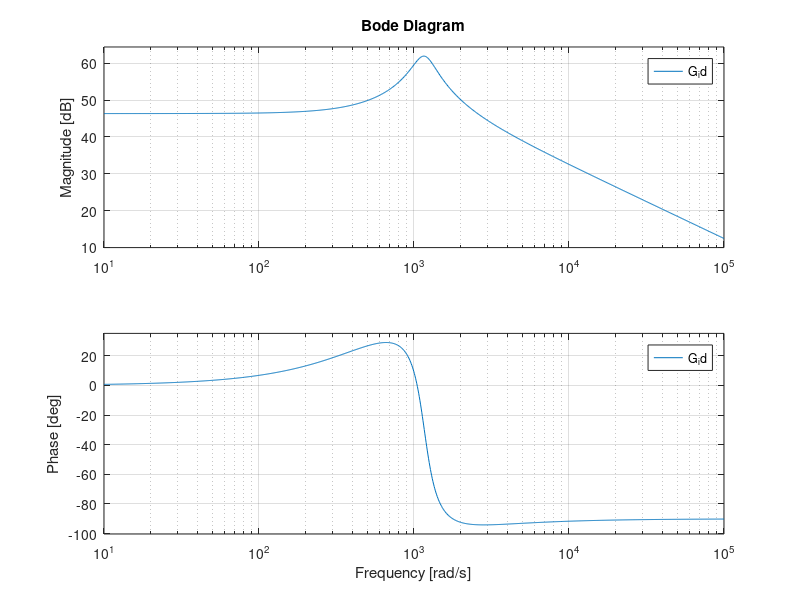
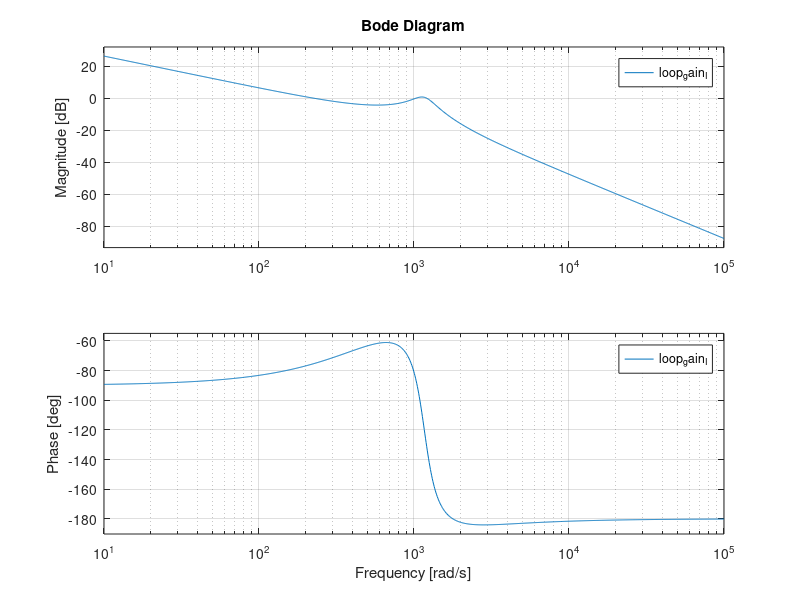
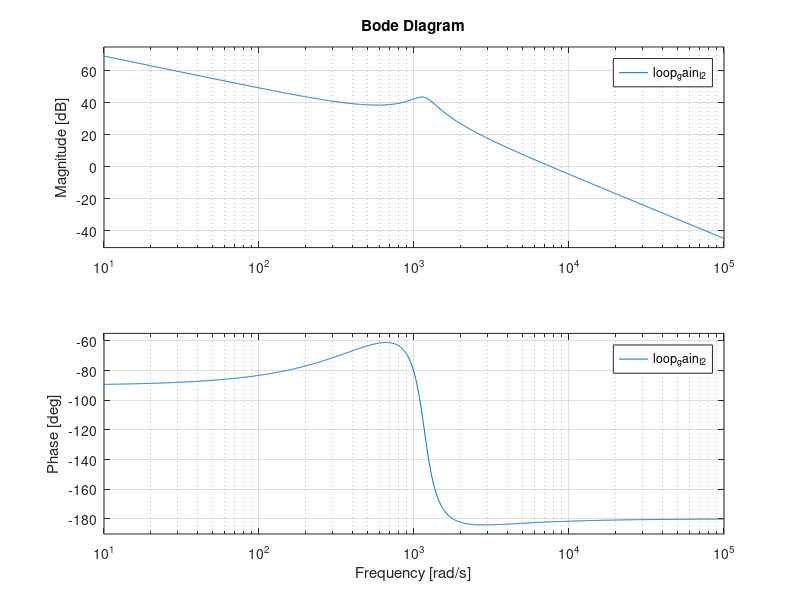
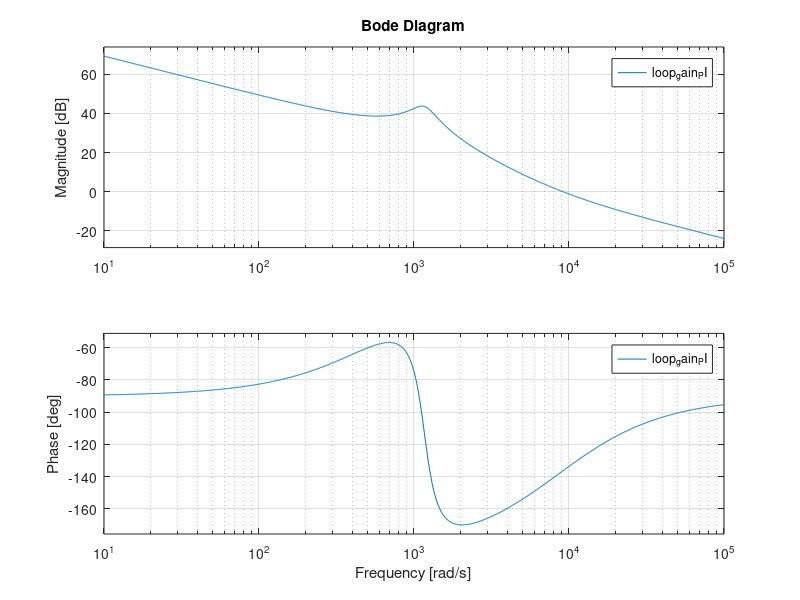

Here is the MATLAB script that generated these plots, in order:
% Buck-boost inductor current control
% Parameters
clc
close all

nfig = 0;
fs = 50e3;
Vin = 24;
T = 1/fs;
L = 230e-6;
C = 200e-6;
P = 400;
D_nominal = 0.75;
Vo_nominal = Vin*D_nominal/(1-D_nominal);
R = Vo_nominal^2/P;
IL_nominal = Vo_nominal/(R*(1-D_nominal));

G_id = tf([C*(Vin+Vo_nominal) ((Vin+Vo_nominal)/R)+(1-D_nominal)*IL_nominal],[L*C L/R (1-D_nominal)^2])

%% Check if the open loop is stable

nfig = nfig+1;
figure(nfig)
bode(G_id)
grid on

% Yes, it is stable in open loop

%% Control target 1: Make infinite gain at dc: Add an integrator
Control_I = tf(1,[1 0]);
%loop gain with integral control

loop_gain_I = G_id*Control_I;
nfig = nfig+1;
figure(nfig)
bode(loop_gain_I)
grid on

%% What did we lose? The bandwidth became really small = 227 rad/s
% How to improve? Multiply with a constant number to pull the gain higher.
% Calculation : I want a bandwidth of 1/10th of switching frequency =
% fs*2*pi/10
% So multiplying factor, K_gain = fs*2*pi/10/227

wgi = 2*pi*fs/10; % desired bandwidth
k_I = wgi/227; % integral gain
Control_I_2 = tf(k_I,[1 0]);
%loop gain with integral control with gain

loop_gain_I_2 = G_id*Control_I_2;
nfig = nfig+1;
figure(nfig)
bode(loop_gain_I_2)
grid on

%% Now we see that the system is no longer stable. Reason: There is no Phase margin
% SOlution : Add a zero.
% Where to add the zero? Just after the gain crossover freq.

Control_PI = Control_I_2*tf([1/9e3 1],1);

%loop gain with proportional-integral control with gain
loop_gain_PI = G_id*Control_PI;
nfig = nfig+1;
figure(nfig)
bode(loop_gain_PI)
grid on


%% Boost converter

fs = 50e3;
Vin = 24;
T = 1/fs;
L = 0.2e-3;
C = 2200e-6;
P = 200;
rL = 60e-3;
D = 0.5;
Dp = 0.5;
Vout = Vin/Dp;
R = Vout^2/P;
Gid0 = 2*Vout/(rL+Dp^2*R);
wzi = 2/(R*C);
w0 = sqrt((1/(L*C))*((rL/R) + Dp^2));
Q = w0/((rL/L)+(1/(R*C)));
Gid = Gid0*tf([1/wzi 1],[1/w0^2 1/(Q*w0) 1]);

% AT high freq, approx this by letting s tends to infty
Gid_approx = (Gid0*w0^2/wzi)*tf(1,[1 0]);
%% Check if the open loop is stable

nfig = nfig+1;
figure(nfig)
bode(G_id)
hold on 
bode(Gid_approx)
grid on
